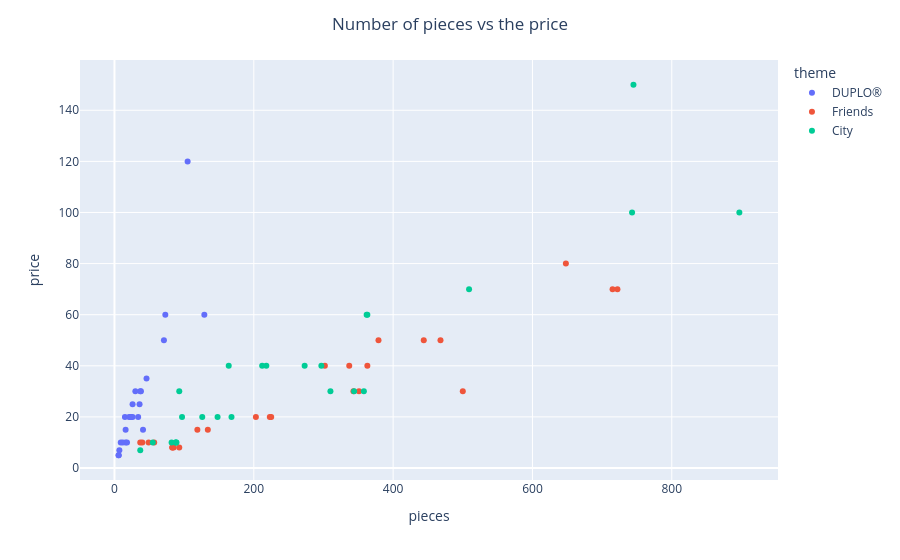

Notebook code for this chart:
### Code cell
# fig scatter plot of the number of piecies vs the price
fig = px.scatter(DF,
                 x='pieces',
                 y='price',
                 hover_data= 'set_name',
                 color= 'theme')
fig.update_layout(title='Number of pieces vs the price',
                  title_x=0.5,
                  xaxis_title='pieces',
                  yaxis_title='price')
fig.show()

### Figure 1 — Plotly figure (JSON) as saved in the notebook; plotly's stock layout.template omitted (floating-point values rounded to 4 significant figures)
{"data": [{"customdata": [["My First Ladybird"], ["My First Race Car"], ["My First Celebration"], ["Large Playground Brick Box"], ["Farmers' Market"], ["Farm Animals"], ["Train Bridge and Tracks"], ["Cargo Train"], ["Spider-Man & Hulk Adventures"], ["Rapunzel's Tower"], ["Train Tracks"], ["My First Fun Puzzle"], ["My First Car Creations"], ["Fire Truck"], ["Baby Animals"], ["Tropical Island"], ["Plane"], ["Submarine Adventure"], ["Alphabet Truck"], ["Tow Truck"], ["Super Heroes Lab"], ["Bedroom"], ["Pizza Stand"], ["Bakery"], ["Modular Playhouse"]], "hovertemplate": "theme=DUPLO®<br>pieces=%{x}<br>price=%{y}<br>set_name=%{customdata[0]}<extra></extra>", "legendgroup": "DUPLO®", "marker": {"color": "#636efa", "symbol": "circle"}, "mode": "markers", "name": "DUPLO®", "orientation": "v", "showlegend": true, "type": "scatter", "x": [6, 6, 41, 71, 26, 16, 26, 105, 38, 37, 23, 15, 34, 21, 9, 73, 12, 24, 36, 7, 30, 16, 18, 46, 129], "xaxis": "x", "y": [4.99, 4.99, 14.99, 49.99, 19.99, 9.99, 24.99, 120.0, 29.99, 29.99, 19.99, 19.99, 19.99, 19.99, 9.99, 59.99, 9.99, 19.99, 24.99, 6.99, 29.99, 14.99, 9.99, 34.99, 59.99], "yaxis": "y"}, {"customdata": [["Stephanie's Soccer Practice"], ["Olivia's Mission Vehicle"], ["Mia's Tree House"], ["Friendship House"], ["Friends Advent Calendar"], ["Stephanie's Heart Box"], ["Mia's Heart Box"], ["Mia's Forest Adventures"], ["Stephanie's Obstacle Course"], ["Mia's House"], ["Andrea's Pool Party"], ["Turtles Rescue Mission"], ["Dolphins Rescue Mission"], ["Andrea's Summer Heart Box"], ["Olivia's Summer Heart Box"], ["Heartlake City Hospital"], ["Puppy Playground"], ["Andrea's Play Cube - Singer"], ["Mia's Play Cube - Veterinarian"], ["Mia's Play Cube - Cinema"], ["Baby Elephant Jungle Rescue"], ["Tiger Hot Air Balloon Jungle Rescue"], ["Jungle Rescue Base"], ["Emma's Fashion Shop"], ["Beach House"]], "hovertemplate": "theme=Friends<br>pieces=%{x}<br>price=%{y}<br>set_name=%{customdata[0]}<extra></extra>", "legendgroup": "Friends", "marker": {"color": "#EF553B", "symbol": "circle"}, "mode": "markers", "name": "Friends", "orientation": "v", "showlegend": true, "type": "scatter", "x": [119, 223, 351, 722, 500, 85, 83, 134, 337, 715, 468, 225, 363, 83, 93, 379, 57, 49, 40, 37, 203, 302, 648, 343, 444], "xaxis": "x", "y": [14.99, 19.99, 29.99, 69.99, 29.99, 7.99, 7.99, 14.99, 39.99, 69.99, 49.99, 19.99, 39.99, 7.99, 7.99, 49.99, 9.99, 9.99, 9.99, 9.99, 19.99, 39.99, 79.99, 29.99, 49.99], "yaxis": "y"}, {"customdata": [["Off-Road Chase"], ["Mountain Fugitives"], ["Dirt Road Pursuit"], ["Pickup & Caravan"], ["Heavy Cargo Transport"], ["Mining Team"], ["People Pack - Outdoor Adventures"], ["Parachute Arrest"], ["Dock Side Fire"], ["Fire Station"], ["Fire Plane"], ["Construction Loader"], ["Diving Yacht"], ["Harvester Transport"], ["Mars Research Shuttle"], ["Police Helicopter Chase"], ["Police Monster Truck Heist"], ["Police Station"], ["Fire Helicopter Response"], ["Street Sweeper"], ["Monster Truck"], ["Construction Bulldozer"], ["Tuning Workshop"], ["Ocean Exploration Ship"], ["Safari Off-Roader"]], "hovertemplate": "theme=City<br>pieces=%{x}<br>price=%{y}<br>set_name=%{customdata[0]}<extra></extra>", "legendgroup": "City", "marker": {"color": "#00cc96", "symbol": "circle"}, "mode": "markers", "name": "City", "orientation": "v", "showlegend": true, "type": "scatter", "x": [37, 88, 297, 344, 310, 82, 164, 218, 97, 509, 363, 88, 148, 358, 273, 212, 362, 743, 93, 89, 55, 126, 897, 745, 168], "xaxis": "x", "y": [6.99, 9.99, 39.99, 29.99, 29.99, 9.99, 39.99, 39.99, 19.99, 69.99, 59.99, 9.99, 19.99, 29.99, 39.99, 39.99, 59.99, 99.99, 29.99, 9.99, 9.99, 19.99, 99.99, 150.0, 19.99], "yaxis": "y"}], "layout": {"legend": {"title": {"text": "theme"}, "tracegroupgap": 0}, "margin": {"t": 60}, "title": {"text": "Number of pieces vs the price", "x": 0.5}, "xaxis": {"anchor": "y", "domain": [0, 1], "title": {"text": "pieces"}}, "yaxis": {"anchor": "x", "domain": [0, 1], "title": {"text": "price"}}}}
